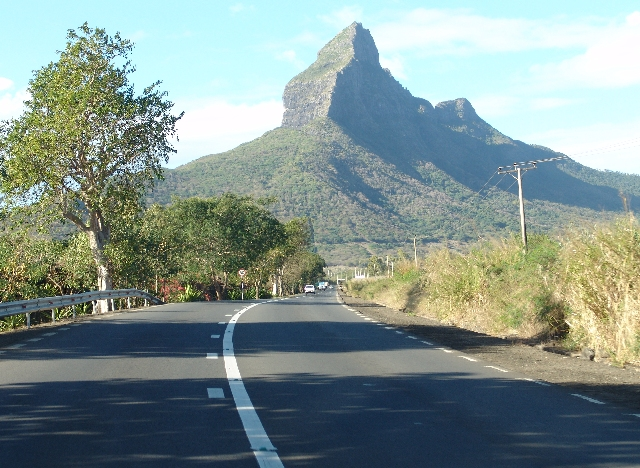
#> input picture extras/shadows/l6.jpg, 640 x 468 px
$ python lane.py
#> lines starting #> are read from the running program, lines starting #| are printed output that depends on the picture
import cv2
import numpy as np
import scipy

img=cv2.imread("l6.jpg")
#> img is the input picture: shape (468, 640, 3); mean B, G, R 143, 147.4, 130.4
img=cv2.resize(img, (640, 480), interpolation = cv2.INTER_AREA)
#> img: shape (480, 640, 3)
cv2.imshow("original image", img)

#contrast_fiter=np.asarray([[1, 1, 1], [0, 0, 0], [-1, -1, -1]])
#contrast_fiter=np.asarray([[1, 0, -1], [1, 0, -1], [1, 0, -1]])
contrast_fiter=np.asarray([[-1, 0, 1], [-1, 0, 1], [-1, 0, 1]])
img_filtered=cv2.filter2D(img, -1, contrast_fiter)
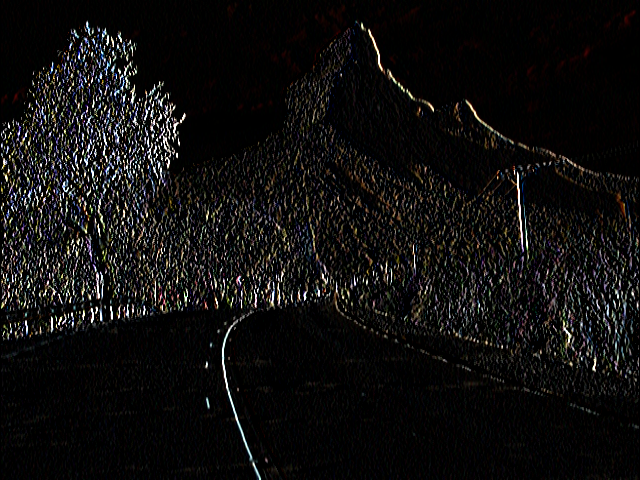
#> img_filtered: shape (480, 640, 3); mean B, G, R 14.6, 15.2, 16
cv2.imshow("vertical edges", img_filtered)

img_filtered_gray=cv2.cvtColor(img_filtered, code=cv2.COLOR_BGR2GRAY)
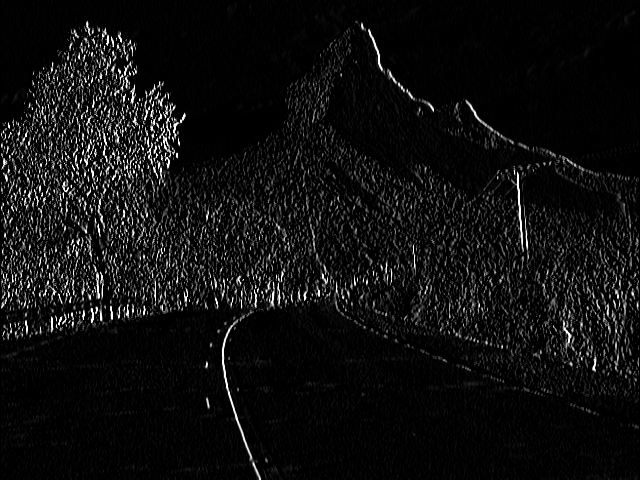
#> img_filtered_gray: shape (480, 640); min 0, max 255, mean 15.4
cv2.imshow("vertical edges gray", img_filtered_gray)

lane_points=[]

def click_and_select(event, x, y, flags, param):
	global lane_points

	if event == cv2.EVENT_RBUTTONDBLCLK:
		lane_points.append((x, y))

cv2.namedWindow("select samples")
cv2.setMouseCallback("select samples", click_and_select)

while True:
	cv2.imshow("select samples", img_filtered)
	if cv2.waitKey(20) & 0xFF == 27:
#> (key Esc is pressed here)
		break

window_size=16
# [7 lines of commented-out code are left out]

cv2.imshow("lane samples", img_filtered_gray)

lane_samples=[]
for iter in range(len(lane_points)):
	lane_samples.append(np.asarray(img_filtered_gray)[lane_points[iter][0]-window_size/2:lane_points[iter][0]+window_size/2, lane_points[iter][1]-window_size/2:lane_points[iter][1]+window_size/2])
#> after the loop, lane_samples = []

signatures=[]
for iter in range(len(lane_samples)):
	signatures.append(abs(np.fft.fft2(lane_samples[iter])))
#> this loop made 0 passes
#> after the loop, signatures = []

spectrum_match=np.zeros((img.shape[0], img.shape[1]))
#> spectrum_match: shape (480, 640) float64; every value is 0

for i in range(img.shape[0]-window_size):
	for j in range(img.shape[1]-window_size):
		#extract sample
		sample=np.asarray(img_filtered_gray)[i:i+window_size,j:j+window_size]
		sample_signature=abs(np.fft.fft2(sample))
		#match signatures
		for iter in range(len(lane_samples)):
			#print iter
			spectrum_match[i][j]=max(spectrum_match[i][j], np.sum(signatures[iter]*sample_signature)/5000000000)

#spectrum_match=cv2.fromarray(spectrum_match)

cv2.imshow("yay!", spectrum_match)


cv2.waitKey(0)

$ run again, with extras/shadows/l1.jpg copied over extras/shadows/l6.jpg
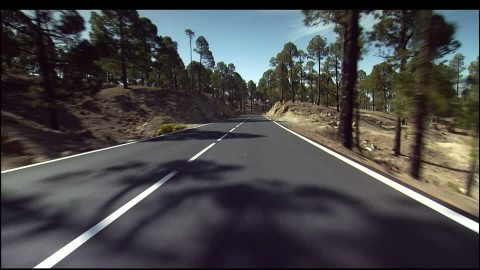
#> input picture extras/shadows/l1.jpg, 480 x 270 px
#> img is the input picture: shape (270, 480, 3); mean B, G, R 72.6, 72, 72.7
#> `img=cv2.resize(img, (640, 480), interpolation = cv2.INTER_AREA)`:
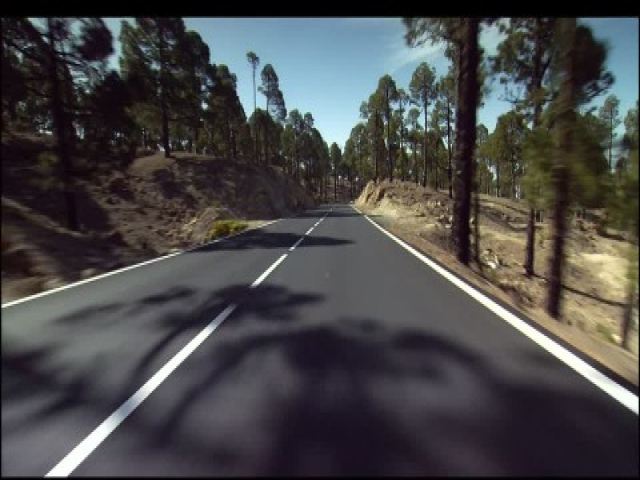
#> img: shape (480, 640, 3); mean B, G, R 72.6, 71.9, 72.6
#> `img_filtered=cv2.filter2D(img, -1, contrast_fiter)`:
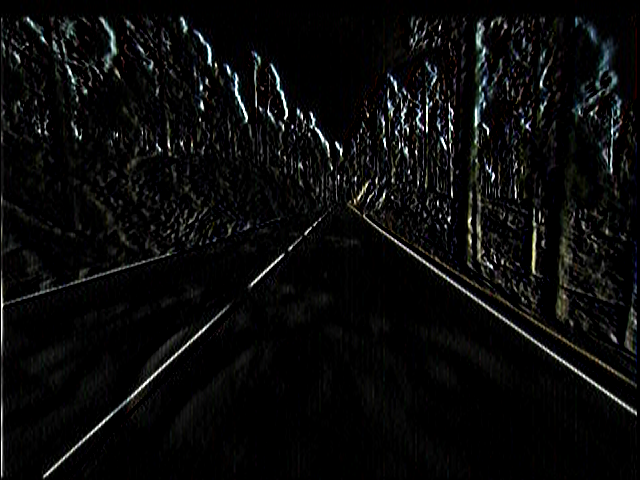
#> img_filtered: shape (480, 640, 3); mean B, G, R 10.6, 10.8, 10.4
#> after the loop `for iter in range(len(lane_points)):`: lane_samples = []
#> spectrum_match: shape (480, 640) float64; every value is 0

$ run again, with extras/shadows/l2.jpg copied over extras/shadows/l6.jpg
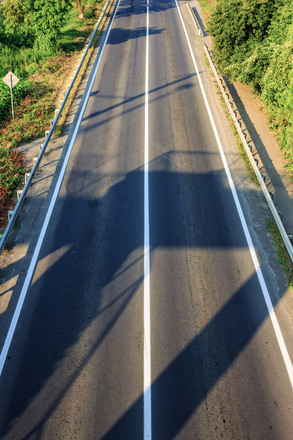
#> input picture extras/shadows/l2.jpg, 293 x 440 px
#> img is the input picture: shape (440, 293, 3); mean B, G, R 93.6, 102, 98.5
#> `img=cv2.resize(img, (640, 480), interpolation = cv2.INTER_AREA)`:
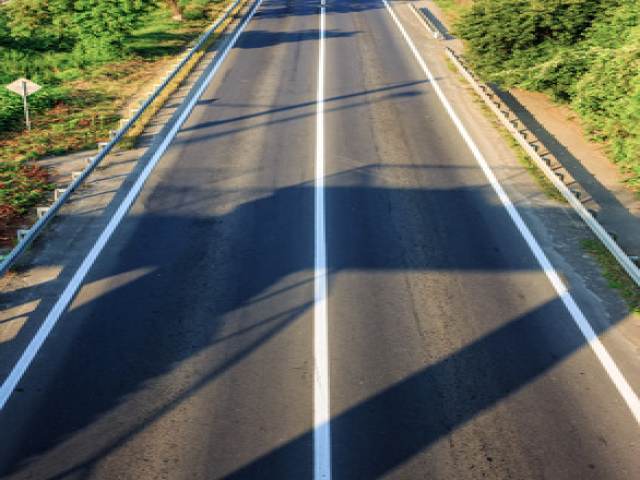
#> img: shape (480, 640, 3); mean B, G, R 93.5, 101.9, 98.4
#> `img_filtered_gray=cv2.cvtColor(img_filtered, code=cv2.COLOR_BGR2GRAY)`:
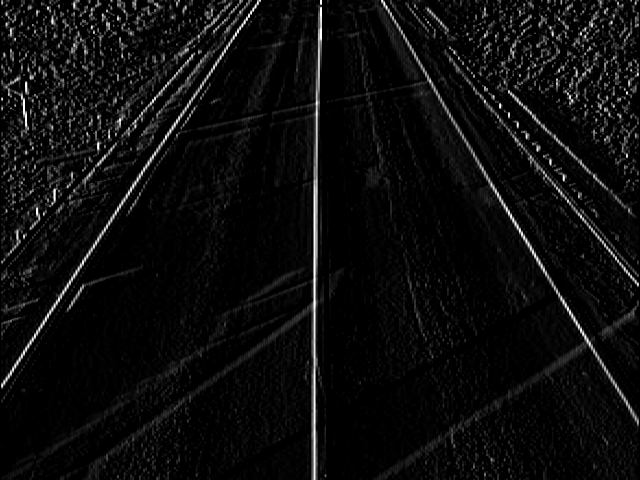
#> img_filtered_gray: shape (480, 640); min 0, max 255, mean 12.6
#> after the loop `for iter in range(len(lane_points)):`: lane_samples = []
#> spectrum_match: shape (480, 640) float64; every value is 0

$ run again, with extras/shadows/l3.jpg copied over extras/shadows/l6.jpg
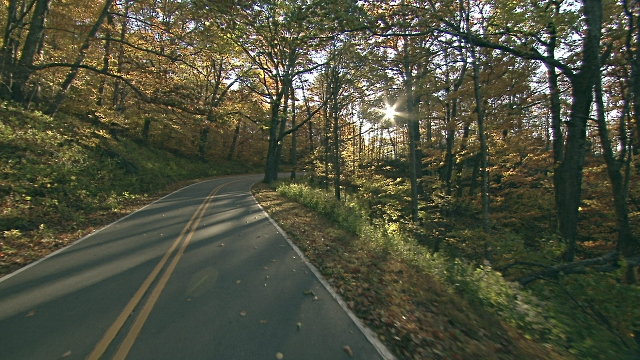
#> input picture extras/shadows/l3.jpg, 640 x 360 px
#> img is the input picture: shape (360, 640, 3); mean B, G, R 60.6, 79.7, 77.2
#> `img=cv2.resize(img, (640, 480), interpolation = cv2.INTER_AREA)`:
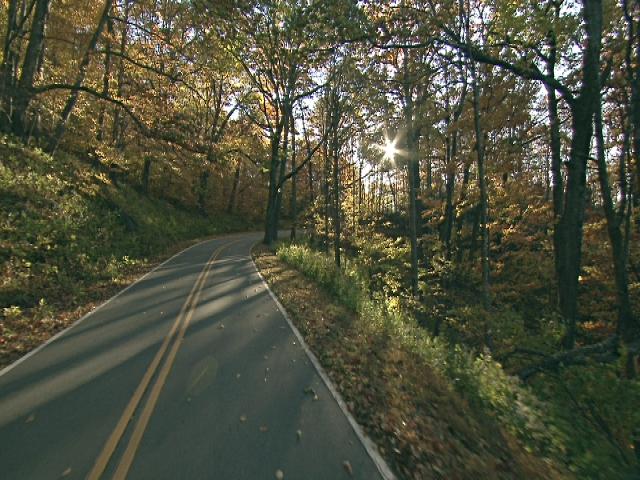
#> img: shape (480, 640, 3); mean B, G, R 60.6, 79.6, 77.2
#> `img_filtered_gray=cv2.cvtColor(img_filtered, code=cv2.COLOR_BGR2GRAY)`:
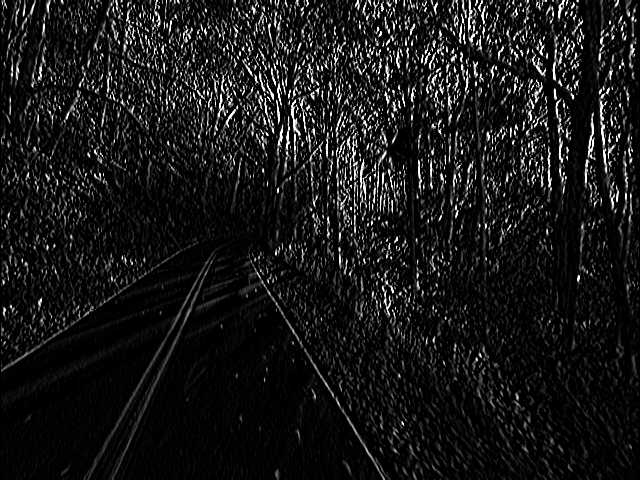
#> img_filtered_gray: shape (480, 640); min 0, max 255, mean 23.1
#> after the loop `for iter in range(len(lane_points)):`: lane_samples = []
#> spectrum_match: shape (480, 640) float64; every value is 0
